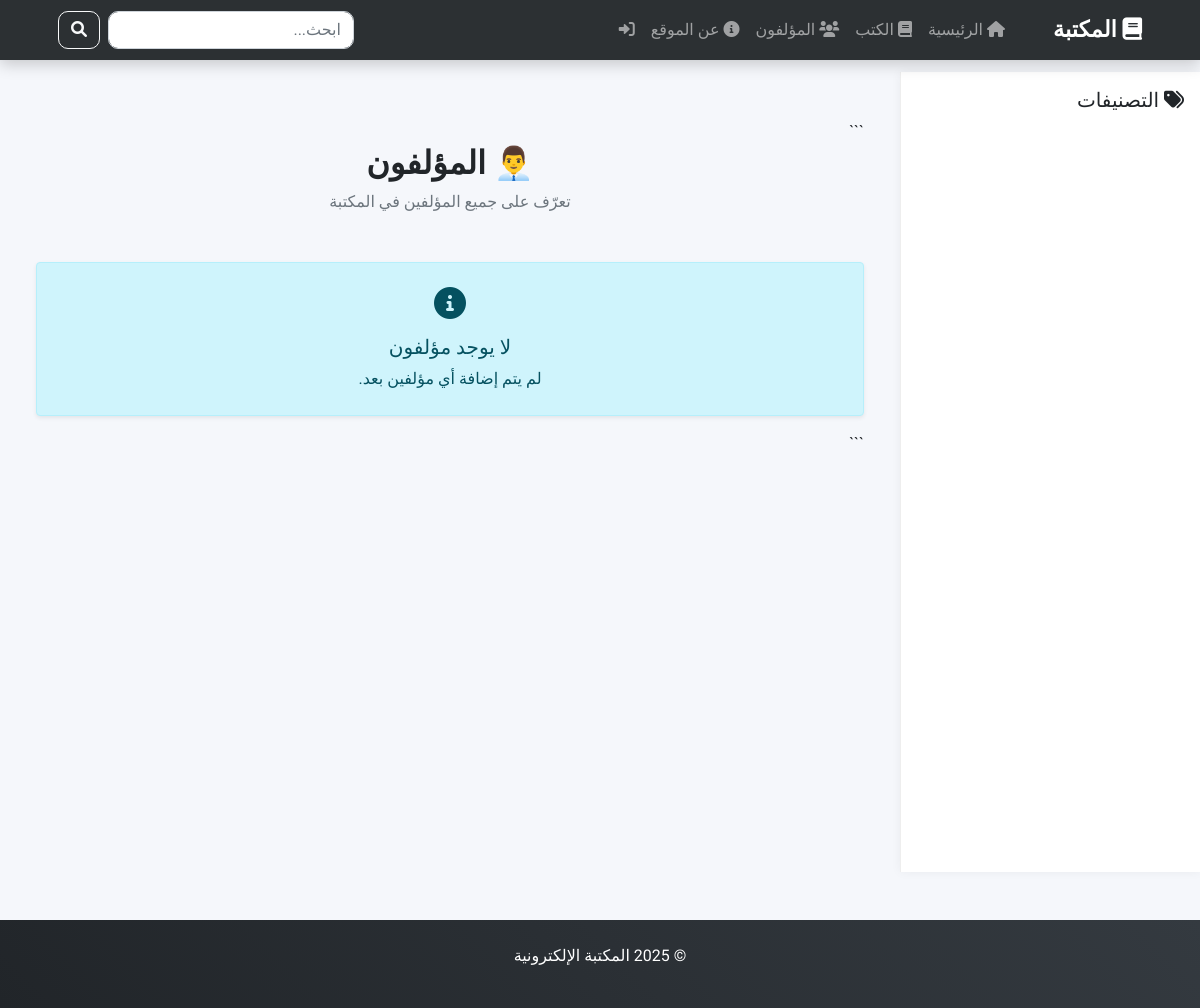
Page /books/authors/ on the earlier database version.
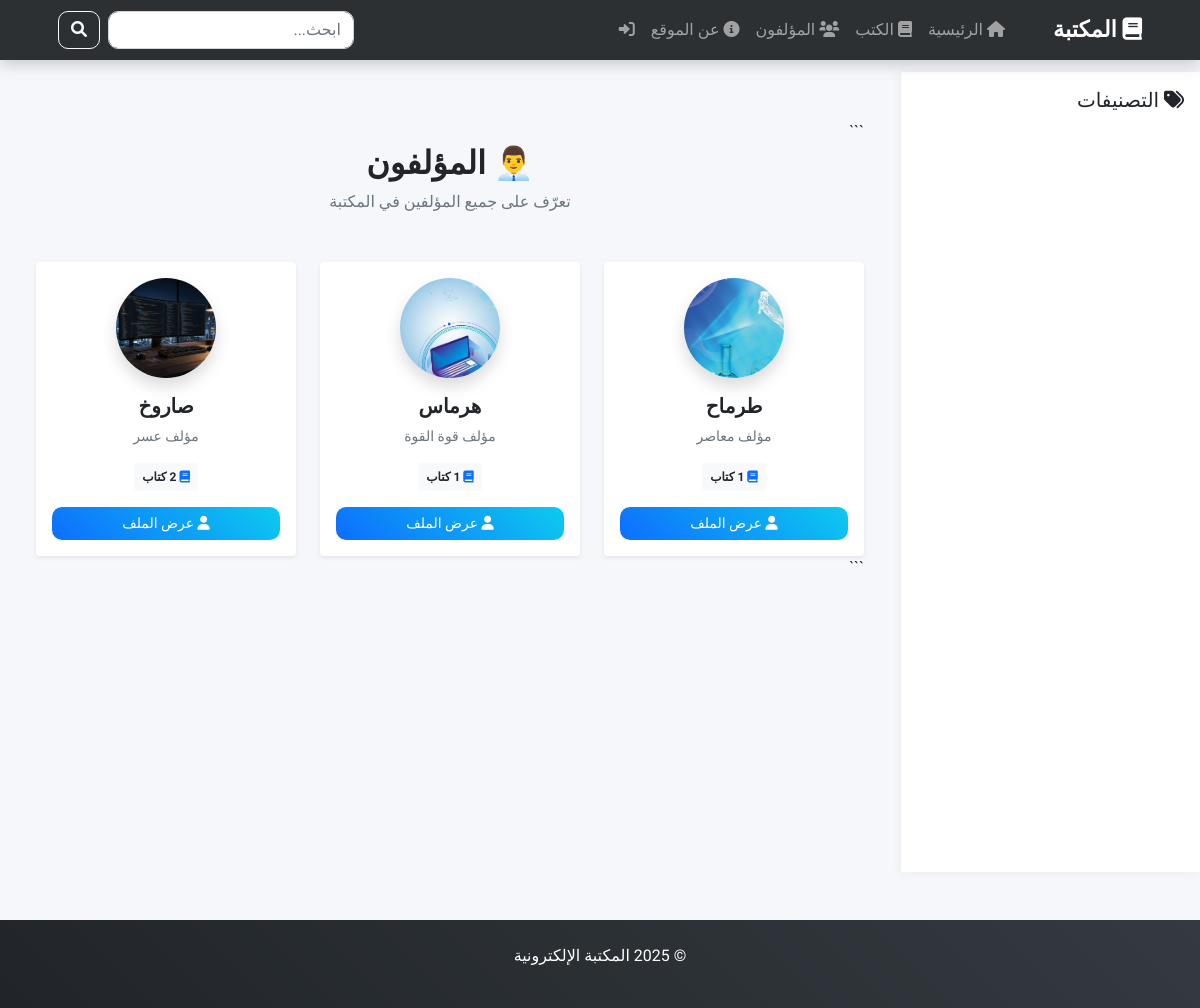
Same page on the later database version.
### books/models.py (models this page shows, shortened)
class Author(models.Model):
    name = models.CharField(max_length=100, verbose_name="اسم المؤلف")
    bio = models.TextField(blank=True, verbose_name="السيرة الذاتية")
    photo = models.ImageField(upload_to='authors/', blank=True, null=True, verbose_name="صورة المؤلف")
    class Meta:
        verbose_name = "مؤلف"
        verbose_name_plural = "المؤلفون"
    def get_absolute_url(self):
        return reverse('author_detail', kwargs={'pk': self.pk})

### books/views.py (the view)
# urls.py: path('authors/', views.author_list, name='author_list'),
def author_list(request):
    authors = Author.objects.annotate(books_count=Count('book')).filter(books_count__gt=0)
    context = {'authors': authors}
    return render(request, 'books/author_list.html', context)

### templates/books/author_list.html (shortened to what this page needs)
{% extends 'base.html' %}
{% block content %}
<div class="container mt-5">
```
<div class="text-center mb-5">
    <h2 class="fw-bold">👨‍💼 المؤلفون</h2>
    <p class="text-muted">تعرّف على جميع المؤلفين في المكتبة</p>
</div>
<div class="row g-4">
    {% for author in authors %}
    <div class="col-md-4 col-sm-6">
        <div class="card border-0 shadow-sm h-100 author-card p-3 text-center">
            <div class="mb-3">
                {% if author.photo %}
                <img src="{{ author.photo.url }}"
                     class="rounded-circle shadow"
                     style="width: 100px; height: 100px; object-fit: cover;">
                {% else %}
                <div class="bg-light rounded-circle d-flex align-items-center justify-content-center mx-auto shadow"
                     style="width: 100px; height: 100px;">
                    <i class="fas fa-user fa-2x text-muted"></i>
                </div>
                {% endif %}
            </div>
            <h5 class="fw-bold">{{ author.name }}</h5>
            <p class="text-muted small mb-3">
                {{ author.bio|truncatewords:18 }}
            </p>
            <div class="mb-3">
                <span class="badge bg-light text-dark p-2">
                    <i class="fas fa-book text-primary"></i>
                    {{ author.books_count }} كتاب
                </span>
            </div>
            <a href="{{ author.get_absolute_url }}" class="btn btn-view btn-sm">
                <i class="fas fa-user"></i> عرض الملف
            </a>
        </div>
    </div>
    {% empty %}
    <div class="col-12">
        <div class="alert alert-info text-center p-4 shadow-sm">
            <i class="fas fa-info-circle fa-2x mb-3"></i>
            <h5>لا يوجد مؤلفون</h5>
            <p class="mb-0">لم يتم إضافة أي مؤلفين بعد.</p>
        </div>
    </div>
    {% endfor %}
</div>
```
</div>
{% endblock %}

### templates/base.html (shortened to what this page needs)
<!DOCTYPE html>
{% load static %}
<html lang="ar" dir="rtl">
<head>
<link href="{% static 'css/bootstrap/bootstrap.min.css' %}" rel="stylesheet">
<link rel="stylesheet" href="{% static 'css/fontawesome/all.min.css' %}">
</head>
<body>
<nav class="navbar navbar-expand-lg navbar-dark fixed-top">
    <div class="container">
        <a class="navbar-brand" href="{% url 'home' %}">
            <i class="fas fa-book"></i> المكتبة
        </a>
    <div class="collapse navbar-collapse" id="navbarNav">
        <ul class="navbar-nav ms-auto">
            <li class="nav-item"><a class="nav-link" href="{% url 'home' %}"><i class="fas fa-home"></i> الرئيسية</a></li>
            <li class="nav-item"><a class="nav-link" href="{% url 'book_list' %}"><i class="fas fa-book"></i> الكتب</a></li>
            <li class="nav-item"><a class="nav-link" href="{% url 'author_list' %}"><i class="fas fa-users"></i> المؤلفون</a></li>
            <li class="nav-item"><a class="nav-link" href="{% url 'about' %}"><i class="fas fa-info-circle"></i> عن الموقع</a></li>
            {% if user.is_authenticated %}
            <li class="nav-item"><a class="nav-link" href="{% url 'favorite_books' %}"><i class="fas fa-heart"></i></a></li>
            {% else %}
            <li class="nav-item"><a class="nav-link" href="{% url 'login' %}"><i class="fas fa-sign-in-alt"></i></a></li>
            {% endif %}
        </ul>
        <form action="{% url 'search_books' %}" method="get" class="d-flex ms-3">
            <input type="text" name="q" class="form-control" placeholder="ابحث...">
            <button class="btn btn-outline-light me-2"><i class="fas fa-search"></i></button>
        </form>
    </div>
</div>
</nav>
<div class="container-fluid mt-5 pt-4">
    <div class="row">
    <div class="col-md-3 sidebar p-3">
        <h5><i class="fas fa-tags"></i> التصنيفات</h5>
    </div>
    <div class="col-md-9">
        {% block content %}{% endblock %}
    </div>
</div>
</div>
<footer class="text-white text-center py-4 mt-5">
    <p>© 2025 المكتبة الإلكترونية</p>
</footer>
</body>
</html>

### templates/base.html (style rules this page uses)
body { font-family: 'Cairo', sans-serif; direction: rtl; background-color: #f5f7fb; }
.navbar { backdrop-filter: blur(10px); background: rgba(33, 37, 41, 0.95) !important; box-shadow: 0 4px 15px rgba(0,0,0,0.2); }
.navbar-brand { font-weight: bold; font-size: 1.4rem; }
.nav-link { transition: 0.3s; }
.sidebar { background: #ffffff; min-height: 100vh; border-left: 1px solid #eee; box-shadow: 0 0 10px rgba(0,0,0,0.05); }
.btn-view { background: linear-gradient(45deg, #0d6efd, #0dcaf0); border: none; color: white; border-radius: 10px; padding: 6px 15px; transition: 0.3s; }
footer { background: linear-gradient(45deg, #212529, #343a40); }
form input, form button { border-radius: 10px !important; }

Differences in the rows shown:
added Author: photo (picture), name "طرماح", bio "مؤلف معاصر", books_count "1"
added Author: photo (picture), name "هرماس", bio "مؤلف قوة القوة", books_count "1"
added Author: photo (picture), name "صاروخ", bio "مؤلف عسر", books_count "2"
Other differences:
text no longer shown: "لا يوجد مؤلفون لم يتم إضافة أي مؤلفين بعد."
